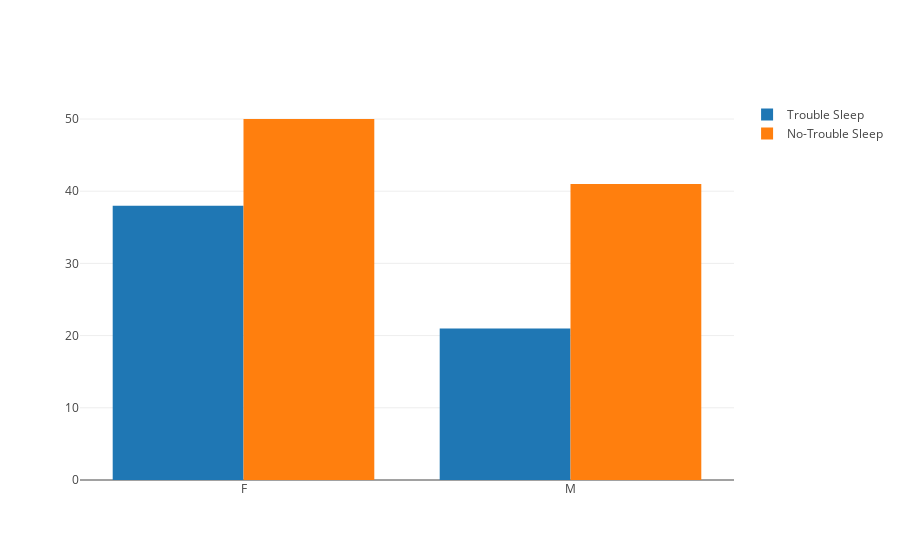

Write notebook code for a chart like this one.
### Markdown cell above
#### Trouble falling asleep by gender

### Code cell
# Select all cases where a patient is having trouble falling sleeping
trace3 = go.Bar(
    x=df[df['trubslep'] == 1]['sex'].value_counts().index.map(lambda x : 'M' if x == 1 else 'F'),
    y=df[df['trubslep'] == 1]['sex'].value_counts().values,
    name='Trouble Sleep'
   
)
# Select all cases where a patient is having no trouble falling sleeping
trace4 = go.Bar(
    x=df[df['trubslep'] == 2]['sex'].value_counts().index.map(lambda x : 'M' if x == 1 else 'F'),
    y=df[df['trubslep'] == 2]['sex'].value_counts().values,
    name='No-Trouble Sleep'
)

data = [trace3, trace4]
layout = go.Layout(
    barmode='group'
)

fig = go.Figure(data=data, layout=layout)
py.iplot(fig, filename='grouped-bar')

### Figure 1 — Plotly figure (JSON) as saved in the notebook; plotly's stock layout.template omitted (floating-point values rounded to 4 significant figures)
{"data": [{"name": "Trouble Sleep", "type": "bar", "uid": "0388094e-f4da-43b6-acfa-d1214d8f3fd2", "x": ["F", "M"], "y": [38, 21]}, {"name": "No-Trouble Sleep", "type": "bar", "uid": "446abbb0-ad46-4d66-b543-e3265db04443", "x": ["F", "M"], "y": [50, 41]}], "layout": {"barmode": "group"}}
